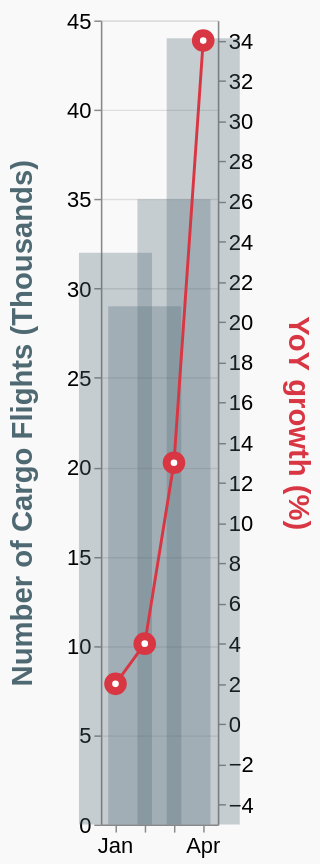

Here is the Vega-Lite specification saved for this chart:
### Vega-Lite specification from a JSON file in a GitHub repository (floating-point values rounded to 4 significant figures)
{"$schema": "https://vega.github.io/schema/vega-lite/v5.json", "description": "A dual axis chart, created by setting y's scale resolution to `\"independent\"`", "width": "container", "height": 550, "background": "#f9f9f9", "data": {"values": [{"month": "01/20", "cargo-flights": 32, "growth": 2}, {"month": "02/20", "cargo-flights": 29, "growth": 4}, {"month": "03/20", "cargo-flights": 35, "growth": 13}, {"month": "04/20", "cargo-flights": 44, "growth": 34}]}, "encoding": {"x": {"timeUnit": "month", "field": "month", "axis": {"format": "%b", "title": null, "labelFontSize": 15}, "type": "ordinal"}}, "layer": [{"mark": {"opacity": 0.3, "type": "bar", "color": "#4F6973", "size": 50}, "encoding": {"y": {"field": "cargo-flights", "type": "quantitative", "title": "Number of Cargo Flights (Thousands)", "axis": {"titleColor": "#4F6973", "titleFontSize": 20, "titlePadding": 20, "labelFontSize": 15}}, "tooltip": [{"field": "month", "type": "ordinal", "timeUnit": "month", "title": "Month"}, {"field": "cargo-flights", "type": "quantitative", "title": "Cargo Flights (Thousands)"}]}}, {"mark": {"stroke": "#D93644", "type": "line", "point": {"fill": "white", "filled": false, "stroke": "#D93644", "strokeWidth": 10}}, "encoding": {"y": {"aggregate": "average", "field": "growth", "scale": {"domain": [-5, 35]}, "title": "YoY growth (%)", "axis": {"titleColor": "#D93644", "titleFontSize": 20, "titlePadding": 20, "labelFontSize": 15}}, "tooltip": [{"field": "month", "type": "ordinal", "timeUnit": "month", "title": "Month"}, {"field": "growth", "type": "quantitative", "title": "Growth Percentage (%)"}]}}], "resolve": {"scale": {"y": "independent"}}, "config": {}}
